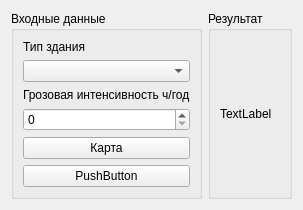
      <widget class="QWidget" name="page_4">
       <layout class="QVBoxLayout" name="verticalLayout_4">
        <item>
         <layout class="QHBoxLayout" name="horizontalLayout_3">
          <item>
           <widget class="QGroupBox" name="groupBox">
            <property name="title">
             <string>Входные данные</string>
            </property>
            <layout class="QVBoxLayout" name="verticalLayout_5">
             <item>
              <widget class="QLabel" name="label_2">
               <property name="text">
                <string>Тип здания</string>
               </property>
              </widget>
             </item>
             <item>
              <widget class="QComboBox" name="comboBox"/>
             </item>
             <item>
              <widget class="QLabel" name="label_3">
               <property name="text">
                <string>Грозовая интенсивность ч/год</string>
               </property>
              </widget>
             </item>
             <item>
              <widget class="QSpinBox" name="spinBox"/>
             </item>
             <item>
              <widget class="QPushButton" name="LightningIntensityMap">
               <property name="text">
                <string>Карта</string>
               </property>
              </widget>
             </item>
             <item>
              <widget class="QPushButton" name="pushButton">
               <property name="text">
                <string>PushButton</string>
               </property>
              </widget>
             </item>
            </layout>
           </widget>
          </item>
          <item>
           <widget class="QGroupBox" name="groupBox_2">
            <property name="title">
             <string>Результат</string>
            </property>
            <layout class="QVBoxLayout" name="verticalLayout_6">
             <item>
              <widget class="QLabel" name="label">
               <property name="text">
                <string>TextLabel</string>
               </property>
              </widget>
             </item>
            </layout>
           </widget>
          </item>
         </layout>
        </item>
       </layout>
      </widget>
